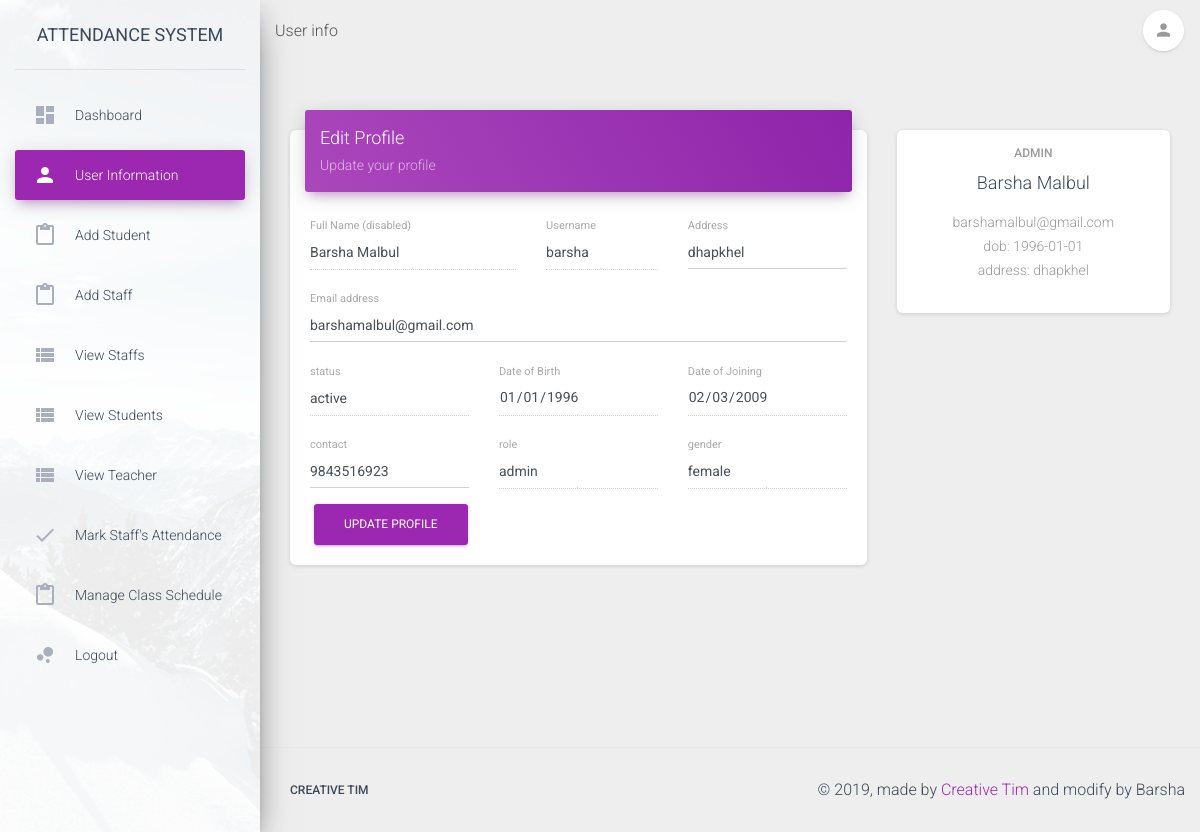
Screenshot of /pages/admin/user_info.php (signed in) with the database file from the repository.
### tables this page shows
CREATE TABLE `tbl_users` (
  `Uid` int(11) NOT NULL,
  `Uname` varchar(200) NOT NULL,
  `Ufname` varchar(100) NOT NULL,
  `Ugender` enum('male','female','other','') NOT NULL,
  `Uemail` varchar(200) NOT NULL,
  `status` enum('active','inactive','disabled','') NOT NULL,
  `Udob` date NOT NULL,
  `Udoj` date NOT NULL,
  `Uaddress` varchar(200) NOT NULL,
  `Ucontact` varchar(10) NOT NULL,
  `Upassword` varchar(200) NOT NULL,
  `role` enum('teacher','admin','staff') NOT NULL
);

### pages/admin/user_info.php (the view, shortened to what this page needs)
<!DOCTYPE html>
<html lang="en">
<head>
<?php include '../head.php'; ?>
</head>
<body class="">
  <div class="wrapper ">
<?php include '../../view/admin/sidebar.php'; ?>
<div class="main-panel">
<?php include '../../view/admin/navbar.php';?>
<div class="content">
        <div class="container-fluid">
          <div class="row">
            <div class="col-md-8">
              <div class="card">
                <div class="card-header card-header-primary">
                  <h4 class="card-title">Edit Profile</h4>
                  <p class="card-category">Update your profile</p>
                </div>
                <div class="card-body">
                  <form action="../../controller/update_profile.php" method="post" id="User_info" >
                  <?php
        $uid=$_SESSION['user_id'];
        include '../../common/connect.php';
        $query="SELECT * FROM tbl_users WHERE Uid ='$uid'";
        $result=mysqli_query($con,$query);
        $row=mysqli_fetch_assoc($result);
?>
                    <div class="row">
                      <div class="col-md-5">
                        <div class="form-group">
                          <label class="bmd-label-floating">Full Name (disabled)</label>
                          <input type="text" class="form-control" value="<?php echo($row['Ufname']); ?>" disabled>
                        </div>
                      </div>
                      <div class="col-md-3">
                        <div class="form-group">
                          <label class="bmd-label-floating">Username</label>
                          <input type="text" class="form-control" value="<?php echo($row['Uname']); ?>" disabled>
                        </div>
                      </div>
                      <div class="col-md-4">
                        <div class="form-group">
                          <label class="bmd-label-floating">Address</label>
                          <input type="text" class="form-control" name="add" value="<?php echo($row['Uaddress']); ?>" required>
                        </div>
                      </div>
                    </div>
                    <div class="row">
                    <div class="col-md-12">
                        <div class="form-group">
                          <label class="bmd-label-floating">Email address</label>
                          <input type="email" class="form-control" name="email" value="<?php echo($row['Uemail']); ?>" required >
                        </div>
                      </div>
                    </div>
                    <div class="row">
                      <div class="col-md-4">
                        <div class="form-group">
                          <label class="bmd-label-floating">status</label>
                          <input type="text" class="form-control" value="<?php echo($row['status']); ?>" disabled>
                        </div>
                      </div>
                      <div class="col-md-4">
                        <div class="form-group">
                          <label class="bmd-label-floating">Date of Birth</label>
                          <input type="date" class="form-control"  value="<?php echo($row['Udob']); ?>" disabled>
                        </div>
                      </div>
                      <div class="col-md-4">
                        <div class="form-group">
                          <label class="bmd-label-floating"> Date of Joining</label>
                          <input type="date" class="form-control"  value="<?php echo($row['Udoj']); ?>"disabled>
                        </div>
                      </div>
                    </div>
                    <div class="row">
                      <div class="col-md-4">
                        <div class="form-group">
                          <label class="bmd-label-floating">contact</label>
                          <input type="number" class="form-control" name="phone"  min="1111111111" max="9999999999" value="<?php echo($row['Ucontact']); ?>" >
                        </div>
                      </div>
                      <div class="col-md-4">
                        <div class="form-group">
                          <label class="bmd-label-floating">role</label>
                          <input type="text" class="form-control" value="<?php echo($row['role']); ?>" disabled>
                        </div>
                      </div>
                      <div class="col-md-4">
                        <div class="form-group">
                          <label class="bmd-label-floating">gender</label>
                          <input type="text" class="form-control" value="<?php echo($row['Ugender']); ?>" disabled>
                        </div>
                      </div>
                      </div>
                    <div class="row">
                     <div class="col-md-4">
                    <button type="submit" class="btn btn-primary pull-right" name="send">Update Profile</button>
                  </form>
                </div></div>
              </div>
            </div></div>
            <div class="col-md-4">
              <div class="card card-profile">
                <div class="card-body">
                  <h6 class="card-category text-gray">Admin</h6>
                  <h4 class="card-title"><?php echo($row['Ufname']); ?></h4>
                  <p class="card-description">
                  <?php echo($row['Uemail']); ?><br>
                 dob: <?php echo($row['Udob']); ?><br>
                 address: <?php echo($row['Uaddress']); ?><br>
                 </p>
                </div>
              </div>
            </div>
          </div>
        </div>
      </div>
      <footer class="footer">
        <div class="container-fluid">
          <nav class="float-left">
            <ul>
              <li>
                <a href="https://www.creative-tim.com">
                  Creative Tim
                </a>
              </li>
            </ul>
          </nav>
          <div class="copyright float-right">
            &copy;
            , made by
            <a href="https://www.creative-tim.com" target="_blank">Creative Tim</a> and modify by Barsha
          </div>
        </div>
      </footer>
</body>
</html>

### rows the page displays
tbl_users: Ufname "Barsha Malbul", Uname "barsha", add "dhapkhel", email "barshamalbul@gmail.com", status "active", Udob "01/01/1996", Udoj "02/03/2009", phone "9843516923", role "admin", Ugender "female", Uemail "barshamalbul@gmail.com", Udob "1996-01-01", Uaddress "dhapkhel"
